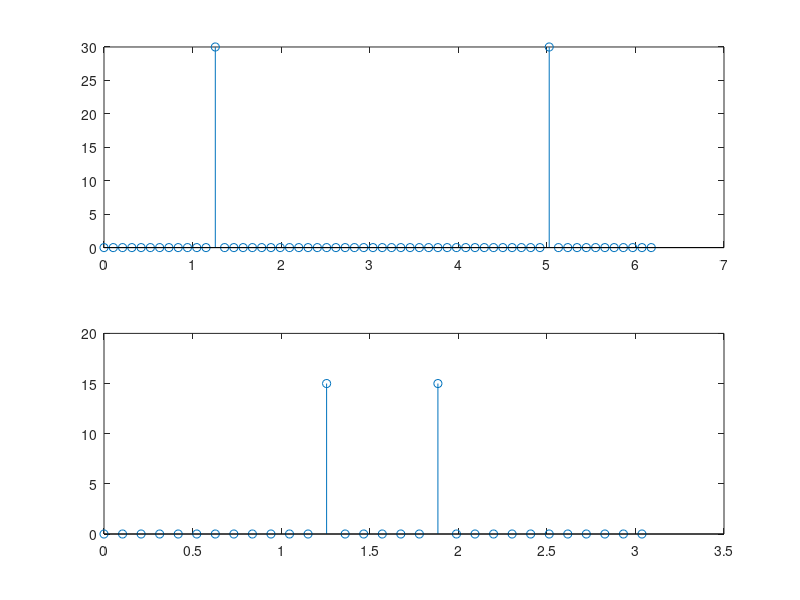
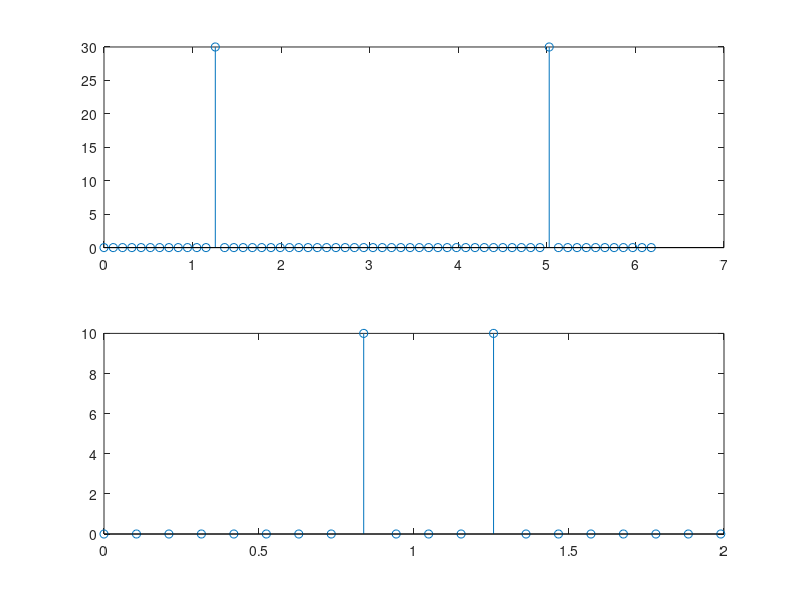
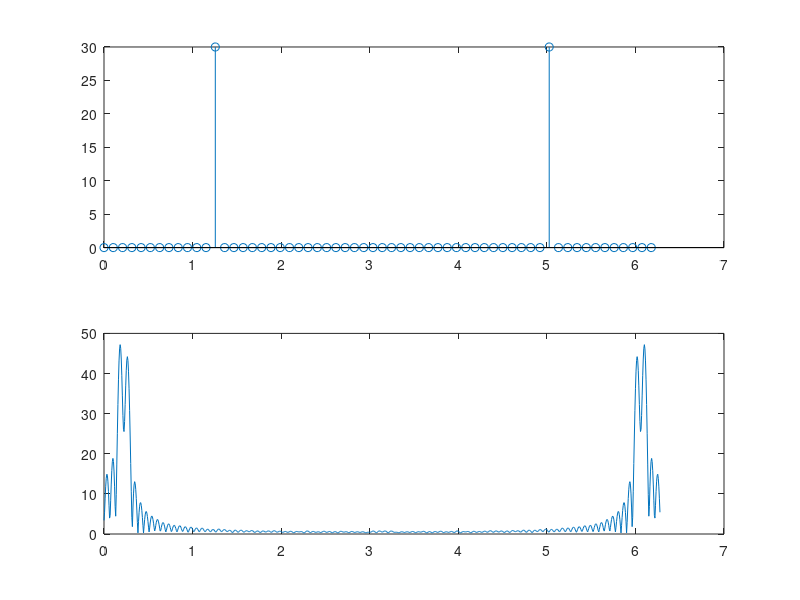

MATLAB code for these plots, in order: (Note: this script raises an error after producing the figures.)
%% 2.25 a)
N = 60;
w0 = 2*pi/5;
n = 1:N;
T=1;

x(n) = sin(w0*n);
X = fft(x);

N2=N/2;
T2 = T*2;
x_dec = x(1:2:N);
X_dec = fft(x_dec);

figure(1)
subplot (2,1,1)
stem(2*pi/N*[0:N-1],abs(X));

subplot(2,1,2)
stem(2*pi/N2/T2*[0:N2-1],abs(X_dec))


%% b
N3=N/3;
T3 = T*3;

x_dec2 = x(1:3:N);
X_dec2 = fft(x_dec2);

figure(2)
subplot (2,1,1)
stem(2*pi/N*[0:N-1],abs(X));

subplot(2,1,2)
stem(2*pi/N3/T3*[0:N3-1],abs(X_dec2))

%% c
N7=ceil(N/7); 
T7 = T*7;
p=7;
x_dec7 = x(1:7:N);
X_dec7 = fft(x_dec7);
w_hat=(0:ceil(N/p-1))*2*pi/(N/p*p*T);

figure(3)
subplot (2,1,1)
stem(2*pi/N*[0:N-1],abs(X));

subplot(2,1,2)
stem(w_hat,abs(X_dec7));

%% 3.2

y = load ('sig30');
signal=y.y;
N=100;
T=1;
p=10;
w=(0:N-1)*2*pi/(N*T);
w_z=(0:ceil(N*p-1))*2*pi/(N*p*T);

z=zeros(200,1);
Y=fft(signal, p*N);
plot(w_z,abs(Y)) 

%% 4.16
signal=load ('sig40');
s=signal.s;
s1=signal.s1;
s2=signal.s2;
T=1;

w1 = 0.3;
w01 = w1*T/pi ;

[b1,a1]= butter(15,w01);
%[cheb, chea] = cheby1(15,w01);

filts1= filtfilt(b,a,s);
filters = filter(b,a,s);

figure(1)
subplot(3,1,1)
plot(s)
subplot(3,1,2)
plot(filts1)
subplot(3,1,3)
plot((s-filts1))

%% 4.18
clear all
close all
clc

data= load('soderasen');
signal=data.i4r;
T=1/1000;
N=length(signal);
I4r=fft(signal);
w=(0:N-1)'/(N*T);
[b,a]=butter(2,[40*2*T 60*2*T]);
i4rf=filtfilt(b,a,signal);
I4rf=fft(i4rf);
[c,d]=butter(2,[40*4*T 60*4*T]);
i4rF=filtfilt(c,d,signal);
I4rF=fft(i4rF);
plot(w,abs(I4r), '--', w, abs(I4rf), '-', w, abs(I4rF), '.');

%% 4.18 b
fund =sum(i4rf.^2)/N
orig =sum(signal.^2)/N
